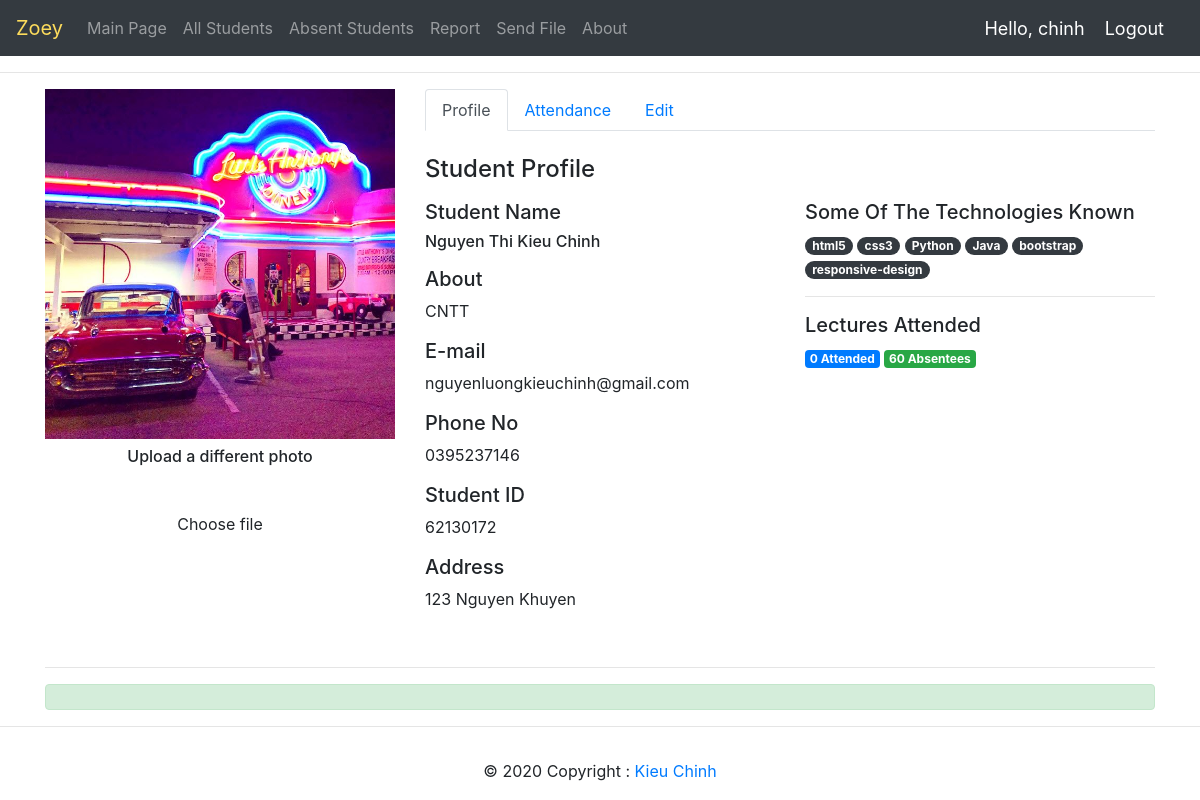
The app's page /profile/62130172/ (signed in) with its own data.
### face_rec/models.py (models this page shows, shortened)
class student_profile(models.Model):
    user=models.OneToOneField(User,null=True,blank=True,on_delete=models.CASCADE)
    student_id = models.CharField(primary_key=True,max_length=20)
    name = models.CharField(max_length=50)
    address = models.CharField(max_length = 100)
    phone = models.CharField(max_length =  50)
    email = models.CharField(max_length = 50)
    description = models.CharField(max_length = 200)
    mark = (
            ('Absent', 'Absent'),
            ('Present', 'Present'),
            )
    attendance = models.CharField(max_length=20,default='Absent', choices=mark)
    profile_pic=models.ImageField(default="static/images/nobody.jpg")

### face_rec/decorators.py (the view)
		def wrapper_func(request,*args,**kwargs):
			group=None
			if request.user.groups.exists():
				group=request.user.groups.all()[0].name
			if group in allowed_roles:
				return view_func(request,*args,**kwargs)
			else:
				return HttpResponse('You are Not Authorized To View This Page')

### face_rec/views.py (called while the page is built, shortened)
@login_required(login_url='login')
@allowed_users(allowed_roles=['teacher','admin','student'])
def profile(request,pk):
    id = int(pk)
    request.FILES
    student=student_profile.objects.filter(student_id=id)
    attendance=student_attendance.objects.filter(roll=id)
    present=student_attendance.objects.filter(roll=pk).count()
    absent=60-present
    context={'student':student,'attendance':attendance,'present':present,'absent':absent}
    return render(request,'face_rec/student_profile.html',context)

### face_rec/templates/face_rec/student_profile.html (shortened to what this page needs)
{% extends 'face_rec/main.html' %}
{% block content %}
<div class="container">
    <div class="row my-2">
        <div class="col-lg-8 order-lg-2">
            <ul class="nav nav-tabs">
                <li class="nav-item">
                    <a href="" data-target="#profile" data-toggle="tab" class="nav-link active">Profile</a>
                </li>
                <li class="nav-item">
                    <a href="" data-target="#attendance" data-toggle="tab" class="nav-link">Attendance</a>
                </li>
                <li class="nav-item">
                    <a href="" data-target="#edit" data-toggle="tab" class="nav-link">Edit</a>
                </li>
            </ul>
            <div class="tab-content py-4">
                <div class="tab-pane active" id="profile">
                    <h4 class="mb-3">Student Profile</h4>
                    {% for students in student %}
                    <div class="row">
                        <div class="col-md-6">
                            <h5>Student Name</h6>
                            <h6>
                            <p>
                                {{students.name}}
                            </p>
                            </h6>
                            <h5>About</h5>
                            <p>
                                {{students.description}}
                            </p>
                            <h5>E-mail</h5>
                            <p>
                                {{students.email}}
                            </p>
                            <h5>Phone No</h5>
                            <p>
                                {{students.phone}}
                            </p>
                            <h5>Student ID</h5>
                            <p>
                                {{students.student_id}}
                            </p>
                            <h5>Address</h5>
                            <p>
                                {{students.address}}
                            </p>                        </div>
                        <div class="col-md-6">
                            <h5>Some Of The Technologies Known</h5>
                            <a href="#" class="badge badge-dark badge-pill">html5</a>
                            <a href="#" class="badge badge-dark badge-pill">css3</a>
                            <a href="#" class="badge badge-dark badge-pill">Python</a>
                            <a href="#" class="badge badge-dark badge-pill">Java</a>
                            <a href="#" class="badge badge-dark badge-pill">bootstrap</a>
                            <a href="#" class="badge badge-dark badge-pill">responsive-design</a>
                            <hr>
                            <h5>Lectures Attended</h5>
                            <span class="badge badge-primary"> {{present}} Attended</span>
                            <span class="badge badge-success"> {{absent}} Absentees</span>
                            {% endfor %}
                        </div>
                    </div>
                </div>
                        {% for students in student %}
            </div>
        </div>
        <div class="col-lg-4 order-lg-1 text-center">
            <img src="{{students.profile_pic.url}}" class="mx-auto img-fluid img-circle d-block" alt="avatar">
            <h6 class="mt-2">Upload a different photo</h6>
            <label class="custom-file">
                <span class="custom-file-control">Choose file</span>
            </label>
        </div>
    </div>
    {% endfor %}
<hr>
<div class="alert alert-success" role="alert">
</div>
</div>
{% endblock %}

### face_rec/templates/face_rec/navbar.html (shortened to what this page needs)
{% load static %}
<nav class="navbar navbar-expand-lg navbar-dark bg-dark">
  	<a class="navbar-brand" href="#" id="logo">Zoey</a>
  	<div class="collapse navbar-collapse" id="navbarNav">
    	<ul class="navbar-nav">
      		<li class="nav-item">
        		<a class="nav-link" href="{% url 'home' %}">Main Page</a>
      		</li>
      		<li class="nav-item">
        		<a class="nav-link" href="{% url 'all_students' %}">All Students</a>
      		</li>
          <li class="nav-item">
            <a class="nav-link" href="{% url 'absent_students' %}">Absent Students</a>
          </li>
          <li class="nav-item">
            <a class="nav-link" href="{% url 'report' %}">Report</a>
          </li>
          <li class="nav-item">
            <a class="nav-link" href="{% url 'send_file' %}">Send File</a>
          </li>
          <li class="nav-item">
            <a class="nav-link" href="{% url 'about' %}">About</a>
          </li>
    	</ul>
  	</div>
  <span class="hello-msg">Hello, {{request.user}}</span>
  <span><a class="hello-msg" href="{% url 'logout' %}">  Logout</a></span>
</nav>

### face_rec/templates/face_rec/main.html (style rules this page uses)
#logo { color:#fddc5c; }
body { background-color: #ebeff5; }

### face_rec/templates/face_rec/navbar.html (style rules this page uses)
.hello-msg { font-size:18px; color:#fff; margin-right:20px; }

### records on screen
student_profile: name "Nguyen Thi Kieu Chinh", description "CNTT", email "nguyenluongkieuchinh@gmail.com", phone "0395237146", student_id "62130172", address "123 Nguyen Khuyen", present "0", absent "60", profile_pic (picture)

### other values on screen
{{ request.user }} "chinh"
